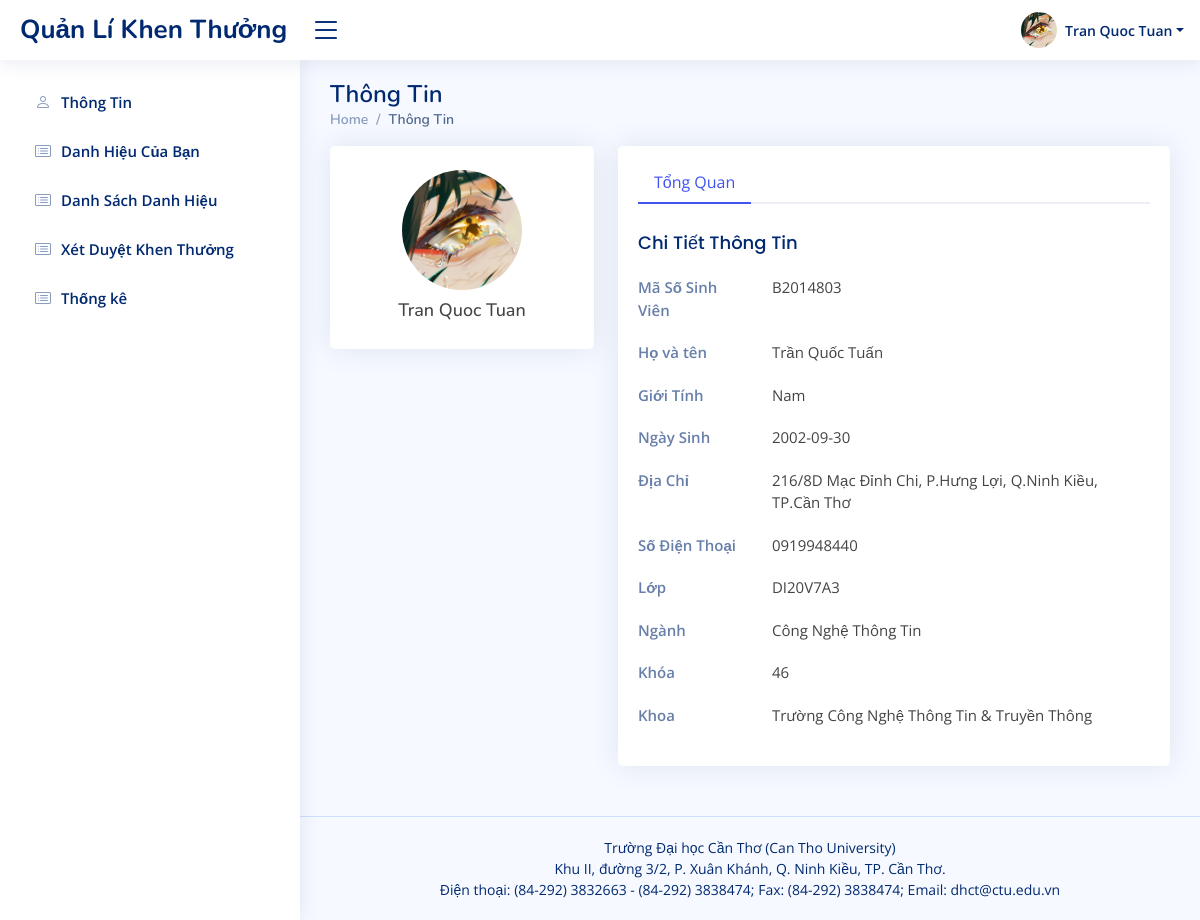
The page /users-profile.php (signed in) on the database its author committed.
### tables this page shows
CREATE TABLE IF NOT EXISTS `profile` (
  `mssv` varchar(10) NOT NULL,
  `hoten` varchar(50) NOT NULL,
  `gioitinh` varchar(3) NOT NULL,
  `ngaysinh` date NOT NULL,
  `diachi` varchar(255) NOT NULL,
  `sdt` varchar(11) NOT NULL,
  `lop` varchar(8) NOT NULL,
  `nganh` varchar(50) NOT NULL,
  `nienkhoa` varchar(10) NOT NULL,
  `khoa` varchar(50) NOT NULL,
  `user_id` int DEFAULT NULL,
  PRIMARY KEY (`mssv`),
  KEY `FK_profile_users` (`user_id`),
  CONSTRAINT `FK_profile_users` FOREIGN KEY (`user_id`) REFERENCES `users` (`id`)
);

### users-profile.php (the view, shortened to what this page needs)
<?php
$userId = $_SESSION['id'];
include 'inc/header.php';
include 'inc/sidebar.php';
?>
<?php
require_once 'classes/contact.php';
$sql = "SELECT * FROM profile WHERE user_id = $userId";
$result = mysqli_query($conn, $sql);
$row = mysqli_fetch_assoc($result);
?>
<main id="main" class="main">
    <div class="pagetitle">
        <h1>Thông Tin</h1>
        <nav>
            <ol class="breadcrumb">
                <li class="breadcrumb-item"><a href="index.php">Home</a></li>
                <li class="breadcrumb-item active">Thông Tin</li>
            </ol>
        </nav>
    </div>
    <section class="section profile">
        <div class="row">
            <div class="col-xl-4">
                <div class="card">
                    <div class="card-body profile-card pt-4 d-flex flex-column align-items-center">
                        <img src="assets/img/profile-img.jpg" alt="Profile" class="rounded-circle">
                        <h3><?=$_SESSION['hoten']?></h3>
                    </div>
                </div>
            </div>
            <div class="col-xl-8">
                <div class="card">
                    <div class="card-body pt-3">
                        <ul class="nav nav-tabs nav-tabs-bordered">
                            <li class="nav-item">
                                <button class="nav-link active" data-bs-toggle="tab" data-bs-target="#profile-overview">Tổng Quan</button>
                            </li>
                        </ul>
                        <div class="tab-content pt-2">
                            <div class="tab-pane fade show active profile-overview" id="profile-overview">
                                <h5 class="card-title">Chi Tiết Thông Tin</h5>
                                <div class="row">
                                    <div class="col-lg-3 col-md-4 label">Mã Số Sinh Viên</div>
                                    <div class="col-lg-9 col-md-9"><?php echo $row['mssv']; ?></div>
                                </div>
                                <div class="row">
                                    <div class="col-lg-3 col-md-4 label ">Họ và tên</div>
                                    <div class="col-lg-9 col-md-8"><?php echo $row['hoten']; ?></div>
                                </div>
                                <div class="row">
                                    <div class="col-lg-3 col-md-4 label">Giới Tính</div>
                                    <div class="col-lg-9 col-md-8"><?php echo $row['gioitinh']; ?></div>
                                </div>
                                <div class="row">
                                    <div class="col-lg-3 col-md-4 label">Ngày Sinh</div>
                                    <div class="col-lg-9 col-md-8"><?php echo $row['ngaysinh']; ?></div>
                                </div>
                                <div class="row">
                                    <div class="col-lg-3 col-md-4 label">Địa Chỉ</div>
                                    <div class="col-lg-9 col-md-8"><?php echo $row['diachi']; ?></div>
                                </div>
                                <div class="row">
                                    <div class="col-lg-3 col-md-4 label">Số Điện Thoại</div>
                                    <div class="col-lg-9 col-md-8"><?php echo $row['sdt']; ?></div>
                                </div>
                                <div class="row">
                                    <div class="col-lg-3 col-md-4 label">Lớp</div>
                                    <div class="col-lg-9 col-md-8"><?php echo $row['lop']; ?></div>
                                </div>
                                <div class="row">
                                    <div class="col-lg-3 col-md-4 label">Ngành</div>
                                    <div class="col-lg-9 col-md-8"><?php echo $row['nganh']; ?></div>
                                </div>
                                <div class="row">
                                    <div class="col-lg-3 col-md-4 label">Khóa</div>
                                    <div class="col-lg-9 col-md-8"><?php echo $row['nienkhoa']; ?></div>
                                </div>
                                <div class="row">
                                    <div class="col-lg-3 col-md-4 label">Khoa</div>
                                    <div class="col-lg-9 col-md-8"><?php echo $row['khoa']; ?></div>
                                </div>
                            </div>
                        </div>
                    </div>
                </div>
            </div>
        </div>
    </section>
</main>
<?php
include 'admin/inc/footer.php';
?>

### assets/css/style.css (style rules this page uses)
:root { scroll-behavior: smooth; }
body { font-family: "Open Sans", sans-serif; background: #f6f9ff; color: #444444; }
a { color: #4154f1; text-decoration: none; }
h1, h2, h3, h4, h5, h6 { font-family: "Nunito", sans-serif; }
#main { margin-top: 60px; padding: 20px 30px; transition: all 0.3s; }
.pagetitle { margin-bottom: 10px; }
.pagetitle h1 { font-size: 24px; margin-bottom: 0; font-weight: 600; color: #012970; }
.card { margin-bottom: 30px; border: none; border-radius: 5px; box-shadow: 0px 0 30px rgba(1, 41, 112, 0.1); }
.card-title { padding: 20px 0 15px 0; font-size: 18px; font-weight: 500; color: #012970; font-family: "Poppins", sans-serif; }
.card-body { padding: 0 20px 20px 20px; }
.breadcrumb { font-size: 14px; font-family: "Nunito", sans-serif; color: #899bbd; font-weight: 600; }
.breadcrumb a { color: #899bbd; transition: 0.3s; }
.breadcrumb .breadcrumb-item::before { color: #899bbd; }
.breadcrumb .active { color: #51678f; font-weight: 600; }
.nav-tabs-bordered { border-bottom: 2px solid #ebeef4; }
.nav-tabs-bordered .nav-link { margin-bottom: -2px; border: none; color: #2c384e; }
.nav-tabs-bordered .nav-link.active { background-color: #fff; color: #4154f1; border-bottom: 2px solid #4154f1; }
@media (min-width: 1200px) { #main, #footer { margin-left: 300px; } }
.profile .profile-card img { max-width: 120px; }
.profile .profile-card h3 { font-size: 18px; }
.profile .profile-overview .row { margin-bottom: 20px; font-size: 15px; }
.profile .profile-overview .card-title { color: #012970; }
.profile .profile-overview .label { font-weight: 600; color: rgba(1, 41, 112, 0.6); }

### rows shown on the page
profile: mssv "B2014803", hoten "Trần Quốc Tuấn", gioitinh "Nam", ngaysinh "2002-09-30", diachi "216/8D Mạc Đỉnh Chi, P.Hưng Lợi, Q.Ninh Kiều, TP.Cần Thơ", sdt "0919948440", lop "DI20V7A3", nganh "Công Nghệ Thông Tin", nienkhoa "46", khoa "Trường Công Nghệ Thông Tin & Truyền Thông"

### other values the page prints
$_SESSION['hoten'] "Tran Quoc Tuan"
